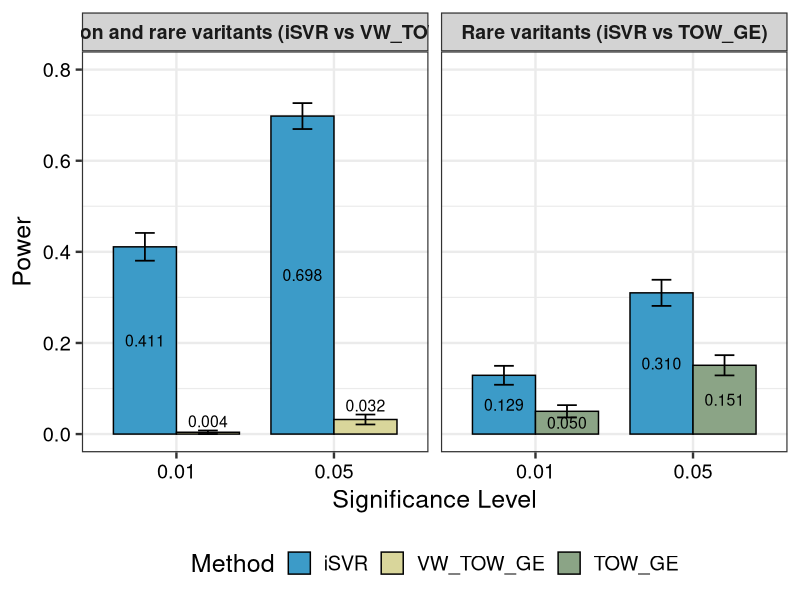
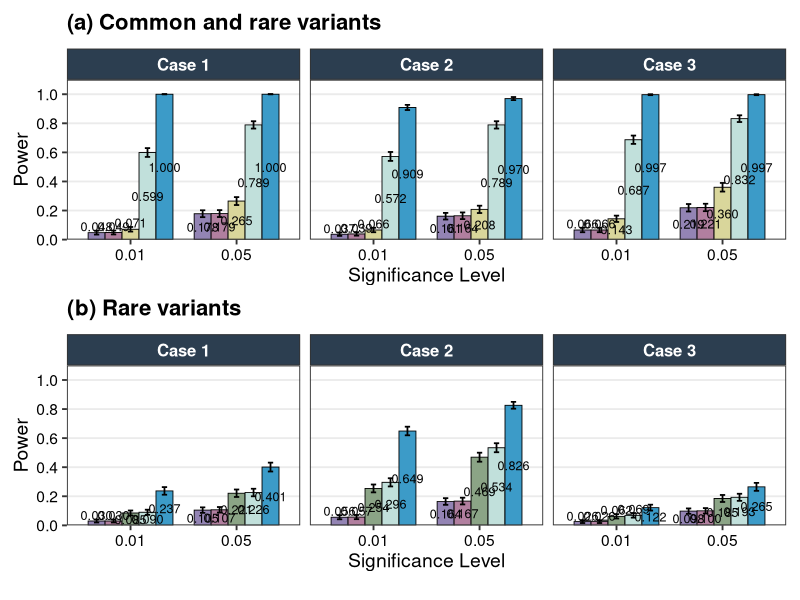
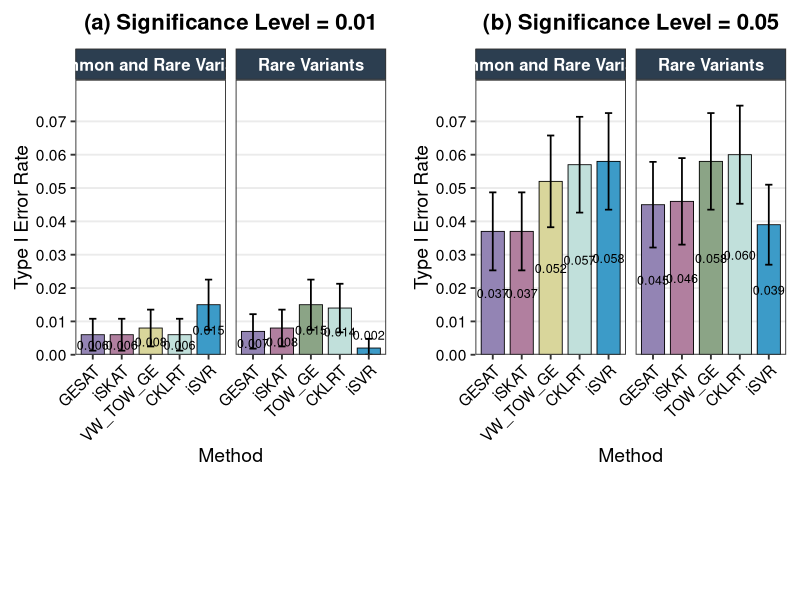
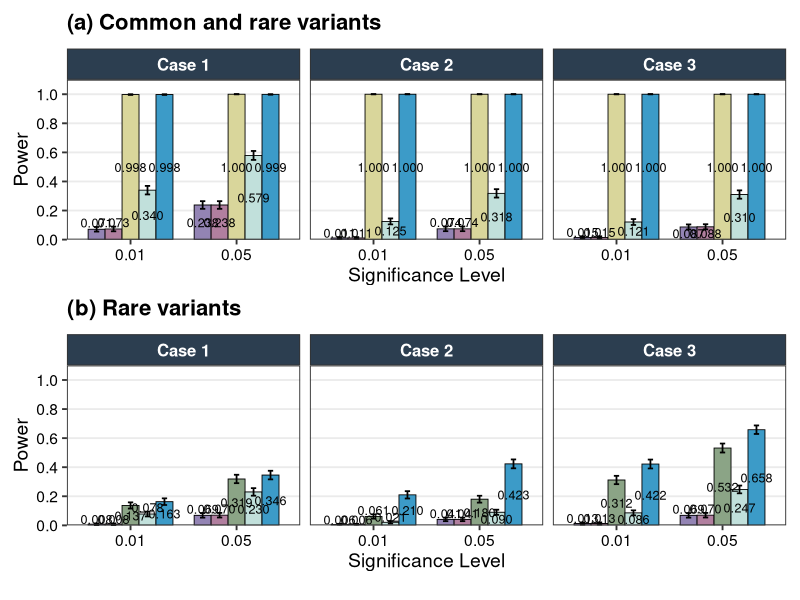
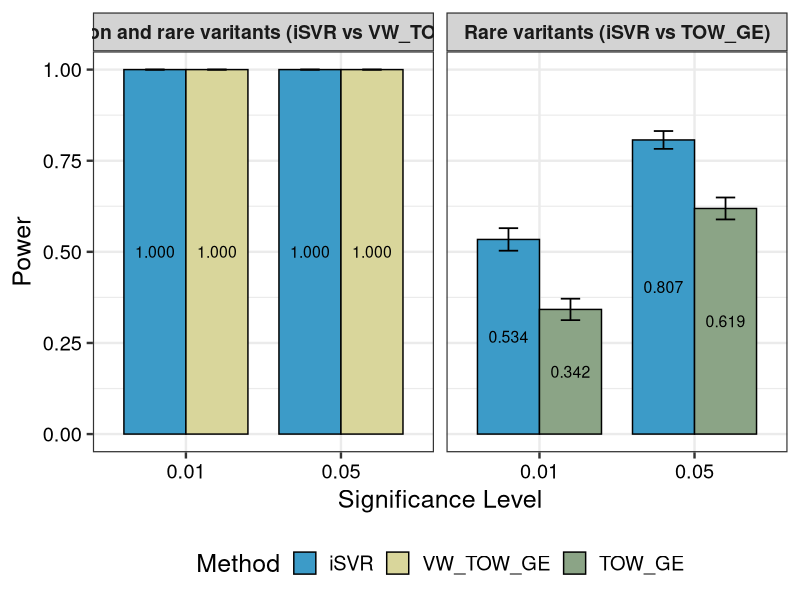
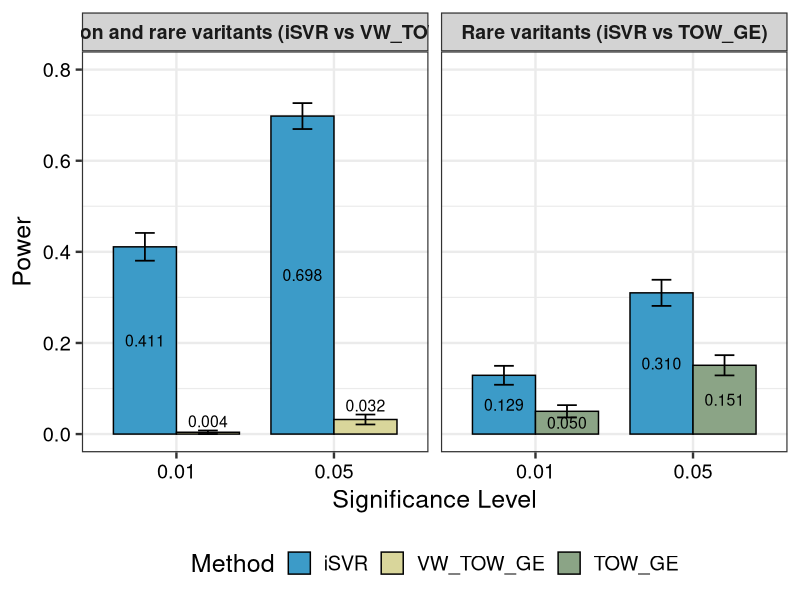
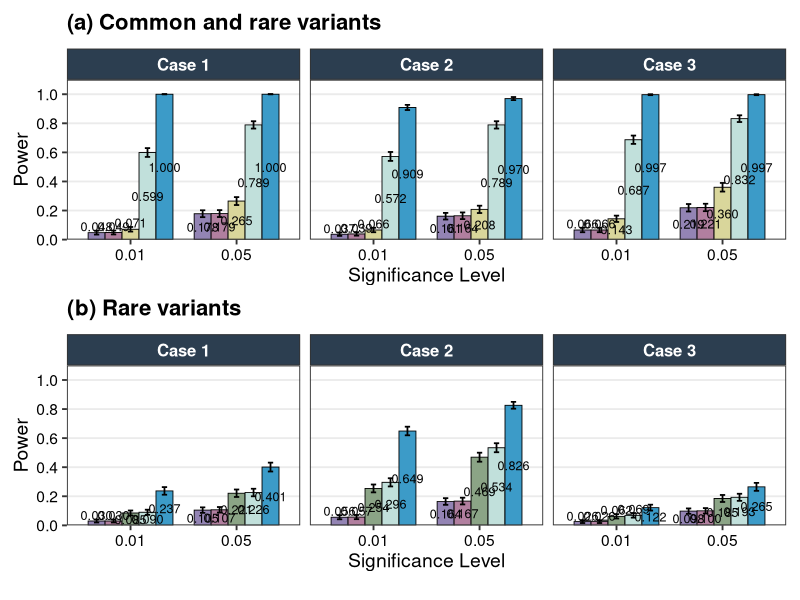
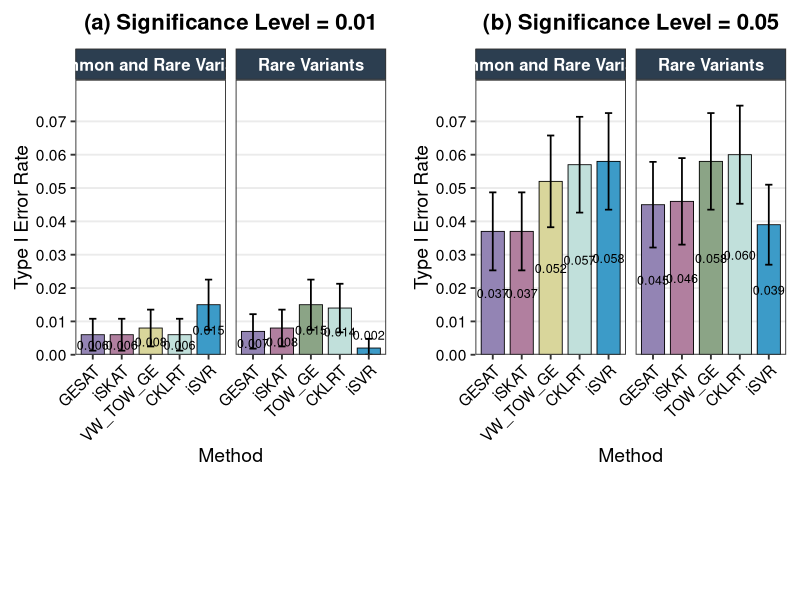

R code for these plots, in order:
#######N<<M########

## nonlinear common and rare
data41 <- data.frame(  
  Method = factor(rep(c("iSVR", "VW_TOW_GE"), 2)), 
  level  = factor(c(rep(0.01, 2), rep(0.05, 2))),
  value  = c(
    0.411, 0.004,   # alpha = 0.01: iSVR power, VW_TOW_GE power
    0.698, 0.032    # alpha = 0.05: iSVR power, VW_TOW_GE power
  )
)


## nonlinear rare
data42 <- data.frame(
  Method = factor(rep(c("iSVR", "TOW_GE"), 2)),
  level  = factor(c(rep(0.01, 2), rep(0.05, 2))),
  value  = c(
    0.129, 0.050,   # alpha = 0.01: iSVR power, TOW_GE power
    0.310, 0.151    # alpha = 0.05: iSVR power, TOW_GE power
  )
)


library(ggplot2)
library(dplyr)


data41$Comparison <- "Common and rare varitants (iSVR vs VW_TOW_GE)"
data42$Comparison <- "Rare varitants (iSVR vs TOW_GE)"

# Combine data frames
combined_data <- bind_rows(data41, data42)
B <- 1000

combined_data <- combined_data %>%
  mutate(
    MCSE  = sqrt(value * (1 - value) / B),
    lower = pmax(0, value - 1.96 * MCSE),
    upper = pmin(1, value + 1.96 * MCSE),
    label_y = ifelse(value <= 0.04, upper + 0.02, value / 2)
    )

all_methods <- unique(c(data41$Method, data42$Method))


color_palette <- c(
  "iSVR" = "#3C9BC8",
  "VW_TOW_GE" = "#D9D69B",
  "TOW_GE" = "#8BA486"  # TOW_GE: a different color
)


color_palette <- color_palette[names(color_palette) %in% all_methods]

# Combined Diagram
p_combined <- ggplot(combined_data, aes(x = level, y = value, fill = Method)) +
  geom_bar(stat = "identity",
           position = position_dodge(width = 0.8),
           width = 0.8,
           color = "black") +
  geom_errorbar(
    aes(ymin = lower, ymax = upper),
    position = position_dodge(width = 0.8),
    width = 0.25,
    linewidth = 0.6) +
  geom_text(
    aes(y = label_y, label = sprintf("%.3f", value)),
    size = 4,
    position = position_dodge(width = 0.8),
    vjust = 0.5) +
  labs(
    x = "Significance Level",
    y = "Power"
  ) +
  scale_y_continuous(limits = c(0, 0.8)) +
  scale_fill_manual(values = color_palette) +
  facet_wrap(~ Comparison, nrow = 1) +  
  theme_bw(base_size = 18) +
  theme(
    axis.text = element_text(colour = "black"),
    strip.background = element_rect(fill = "lightgray"),  # 
    strip.text = element_text(size = 14, face = "bold"),   # 
    legend.position = "bottom"
  )

# Graphic
print(p_combined)

# save PDF
ggsave("NM_nonlinear_plot.pdf", p_combined,  dpi = 350, width = 12, height = 6, units = "in")







## POWER_fig
#####nonlinear common and rare
data1 = data.frame(
  Method = factor(rep(c("GESAT","iSKAT","VW_TOW_GE","CKLRT","iSVR"), 2)),
  level  = factor(c(rep(0.01, 5), rep(0.05, 5))),
  value  = c(
    0.048, 0.049, 0.071, 0.599, 1.000,
    0.178, 0.179, 0.265, 0.789, 1.000
  )
)

data2 = data.frame(
  Method = factor(rep(c("GESAT","iSKAT","VW_TOW_GE","CKLRT","iSVR"), 2)),
  level  = factor(c(rep(0.01, 5), rep(0.05, 5))),
  value  = c(
    0.037, 0.039, 0.066, 0.572, 0.909,
    0.161, 0.164, 0.208, 0.789, 0.970
  )
)

data3 = data.frame(
  Method = factor(rep(c("GESAT","iSKAT","VW_TOW_GE","CKLRT","iSVR"), 2)),
  level  = factor(c(rep(0.01, 5), rep(0.05, 5))),
  value  = c(
    0.066, 0.066, 0.143, 0.687, 0.997,
    0.219, 0.221, 0.360, 0.832, 0.997
  )
)


#########nonlinear rare
case1 = data.frame(
  Method = factor(rep(c("GESAT","iSKAT","TOW_GE","CKLRT","iSVR"), 2)),
  level  = factor(c(rep(0.01, 5), rep(0.05, 5))),
  value  = c(
    0.030, 0.030, 0.085, 0.090, 0.237,
    0.105, 0.107, 0.221, 0.226, 0.401
  )
)

case2 = data.frame(
  Method = factor(rep(c("GESAT","iSKAT","TOW_GE","CKLRT","iSVR"), 2)),
  level  = factor(c(rep(0.01, 5), rep(0.05, 5))),
  value  = c(
    0.056, 0.057, 0.254, 0.296, 0.649,
    0.164, 0.167, 0.469, 0.534, 0.826
  )
)

case3 = data.frame(
  Method = factor(rep(c("GESAT","iSKAT","TOW_GE","CKLRT","iSVR"), 2)),
  level  = factor(c(rep(0.01, 5), rep(0.05, 5))),
  value  = c(
    0.026, 0.026, 0.062, 0.069, 0.122,
    0.098, 0.100, 0.185, 0.193, 0.265
  )
)

############Graphic####
library(ggplot2)
library(dplyr)
library(cowplot)

# p_combined (Common and Rare Variants)-top

data1$Dataset <- "Case 1"
data2$Dataset <- "Case 2"
data3$Dataset <- "Case 3"

combined_data <- bind_rows(data1, data2, data3)
## Monte Carlo uncertainty for power
## MCSE = sqrt(p_hat * (1 - p_hat) / 1000)
## 95% CI = p_hat +/- 1.96 * MCSE

B <- 1000

combined_data <- combined_data %>%
  mutate(
    MCSE = sqrt(value * (1 - value) / B),
    lower = pmax(0, value - 1.96 * MCSE),
    upper = pmin(1, value + 1.96 * MCSE),
    label_y = ifelse(value <= 0.08, upper + 0.03, value / 2)
  )

method_order <- c("GESAT", "iSKAT", "VW_TOW_GE", "CKLRT", "iSVR")
combined_data$Method <- factor(combined_data$Method, levels = method_order)

color_palette <- c(
  "GESAT" = "#9384B4",
  "iSKAT" = "#B17F9F",
  "TOW_GE" = "#8BA486",
  "VW_TOW_GE" = "#D9D69B",
  "CKLRT" = "#C1E0DB",
  "iSVR" = "#3C9BC8"
)

# Common and Rare Variants-top
p1 <- ggplot(combined_data, aes(x = level, y = value, fill = Method)) +
  geom_bar(stat = "identity",
           position = position_dodge(width = 0.8),
           width = 0.8,
           color = "black",
           linewidth = 0.3) +
  geom_errorbar(
    aes(ymin = lower, ymax = upper),
    position = position_dodge(width = 0.8),
    width = 0.25,
    linewidth = 0.6
  ) +
  geom_text(
    aes(y = label_y, label = sprintf("%.3f", value)),
    size = 3.2,
    position = position_dodge(width = 0.8),
    vjust = 0.5
  ) +
  labs(
    x = "Significance Level",  
    y = "Power",
    title = "(a) Common and rare variants"
  ) +
  scale_y_continuous(
    limits = c(0, 1),
    breaks = seq(0, 1, by = 0.2),
    expand = expansion(mult = c(0, 0.1))
  ) +
  scale_fill_manual(values = color_palette) +
  facet_wrap(~ Dataset, nrow = 1) +
  theme_bw(base_size = 14) +
  theme(
    axis.text = element_text(colour = "black"),
    axis.text.x = element_text(angle = 0, hjust = 0.5),
    strip.background = element_rect(fill = "#2C3E50"),
    strip.text = element_text(size = 12, face = "bold", color = "white"),
    legend.position = "none",  
    plot.title = element_text(hjust = 0, face = "bold", size = 16, 
                              margin = margin(b = 10)),  
    panel.grid.major.x = element_blank(),
    panel.grid.minor.y = element_blank(),
    plot.margin = margin(t = 10, r = 10, b = 5, l = 10, unit = "pt")  #
  )

# p_combined1 (Rare Variants) - bottom

case1$Dataset <- "Case 1"
case2$Dataset <- "Case 2"
case3$Dataset <- "Case 3"

combined_data1 <- bind_rows(case1, case2, case3)
## Monte Carlo uncertainty for power
## MCSE = sqrt(p_hat * (1 - p_hat) / 1000)
## 95% CI = p_hat +/- 1.96 * MCSE

combined_data1 <- combined_data1 %>%
  mutate(
    MCSE = sqrt(value * (1 - value) / B),
    lower = pmax(0, value - 1.96 * MCSE),
    upper = pmin(1, value + 1.96 * MCSE),
    label_y = ifelse(value <= 0.08, upper + 0.03, value / 2)
  )
method_order1 <- c("GESAT", "iSKAT", "TOW_GE", "CKLRT", "iSVR")
combined_data1$Method <- factor(combined_data1$Method, levels = method_order1)

# (Rare Variants) - bottom
p2 <- ggplot(combined_data1, aes(x = level, y = value, fill = Method)) +
  geom_bar(stat = "identity",
           position = position_dodge(width = 0.8),
           width = 0.8,
           color = "black",
           linewidth = 0.3) +
  geom_errorbar(
    aes(ymin = lower, ymax = upper),
    position = position_dodge(width = 0.8),
    width = 0.25,
    linewidth = 0.6
  ) +
  geom_text(
    aes(y = label_y, label = sprintf("%.3f", value)),
    size = 3.2,
    position = position_dodge(width = 0.8),
    vjust = 0.5
  ) +
  labs(
    x = "Significance Level",
    y = "Power",
    title = "(b) Rare variants"
  ) +
  scale_y_continuous(
    limits = c(0, 1),
    breaks = seq(0, 1, by = 0.2),
    expand = expansion(mult = c(0, 0.1))
  ) +
  scale_fill_manual(values = color_palette) +
  facet_wrap(~ Dataset, nrow = 1) +
  theme_bw(base_size = 14) +
  theme(
    axis.text = element_text(colour = "black"),
    axis.text.x = element_text(angle = 0, hjust = 0.5),
    strip.background = element_rect(fill = "#2C3E50"),
    strip.text = element_text(size = 12, face = "bold", color = "white"),
    legend.position = "none",  
    plot.title = element_text(hjust = 0, face = "bold", size = 16, 
                              margin = margin(b = 10)),  
    panel.grid.major.x = element_blank(),
    panel.grid.minor.y = element_blank(),
    plot.margin = margin(t = 5, r = 10, b = 10, l = 10, unit = "pt")  
  )

##Legend
legend_data <- data.frame(
  Method = factor(c("GESAT", "iSKAT", "TOW_GE", "VW_TOW_GE", "CKLRT", "iSVR"), 
                  levels = c("GESAT", "iSKAT", "TOW_GE", "VW_TOW_GE", "CKLRT", "iSVR")),
  x = 1:6,
  y = 1:6
)

####Compact Legend
get_compact_legend <- function() {
  
  legend_plot_compact <- ggplot(legend_data, aes(x = x, y = y, fill = Method)) +
    geom_bar(stat = "identity", width = 0.5) +
    scale_fill_manual(values = color_palette) +
    guides(fill = guide_legend(
      nrow = 1,  
      byrow = TRUE,
      title.position = "top",
      label.position = "right",
      keywidth = unit(0.5, "cm"),  
      keyheight = unit(0.4, "cm"),  
      default.unit = "cm"
    )) +
    theme_void() +
    theme(
      legend.position = "bottom",
      legend.direction = "horizontal",
      legend.title = element_blank(),
      legend.text = element_text(size = 10),  
      legend.spacing.x = unit(0.1, "cm"),  
      legend.margin = margin(0, 0, 0, 0),
      legend.box.margin = margin(-5, 0, 0, 0)  
    )
  
  return(get_legend(legend_plot_compact))
}

# Compact Legend Graphics
legend_compact <- get_compact_legend()

# Compact Legend Combination Graphics
final_plot_compact <- plot_grid(
  p1, p2, legend_compact,
  ncol = 1,
  rel_heights = c(2, 2, 0.1),  
  align = "v",
  axis = "lr"
)

#  Combination Graphics
print(final_plot_compact)


# save PDF
ggsave("combined_nonlinear_common_rare_variants.pdf", 
       final_plot_compact, dpi = 350,
       width = 16,
       height = 12,
       units = "in")









########type I error
####nonlinear#
##### common and rare

data11 = data.frame(
  Method = factor(rep(c("GESAT", "iSKAT", "VW_TOW_GE", "CKLRT", "iSVR"), 2)),
  level  = factor(c(rep(0.01, 5), rep(0.05, 5))),
  value  = c(
    0.006, 0.006, 0.008, 0.006, 0.015,
    0.037, 0.037, 0.052, 0.057, 0.058
  )
)


######### rare

case11 = data.frame(
  Method = factor(rep(c("GESAT", "iSKAT", "TOW_GE", "CKLRT", "iSVR"), 2)),
  level  = factor(c(rep(0.01, 5), rep(0.05, 5))),
  value  = c(
    0.007, 0.008, 0.015, 0.014, 0.002,
    0.045, 0.046, 0.058, 0.060, 0.039
  )
)
#########CASE 1##########
library(ggplot2)
library(dplyr)
library(cowplot)

case11$Dataset <- "Rare Variants"
data11$Dataset <- "Common and Rare Variants"


combined_data <- bind_rows(case11, data11)


method_order <- c("GESAT", "iSKAT", "TOW_GE", "VW_TOW_GE", "CKLRT", "iSVR")
combined_data$Method <- factor(combined_data$Method, levels = method_order)

## Monte Carlo uncertainty for type I error
## MCSE = sqrt(p_hat * (1 - p_hat) / 1000)
## 95% CI = p_hat +/- 1.96 * MCSE

B <- 1000

combined_data <- combined_data %>%
  mutate(
    MCSE  = sqrt(value * (1 - value) / B),
    lower = pmax(0, value - 1.96 * MCSE),
    upper = pmin(1, value + 1.96 * MCSE),
        label_y = ifelse(value <= 0.005, value + 0.004, value / 2)
  )

color_palette <- c(
  "GESAT" = "#9384B4",
  "iSKAT" = "#B17F9F",
  "TOW_GE" = "#8BA486",
  "VW_TOW_GE" = "#D9D69B",
  "CKLRT" = "#C1E0DB",
  "iSVR" = "#3C9BC8"
)


data_0_01 <- combined_data %>% filter(level == 0.01)
data_0_05 <- combined_data %>% filter(level == 0.05)

########### 0.01 ###########
p_0_01 <- ggplot(data_0_01, aes(x = Method, y = value, fill = Method)) +
  geom_bar(stat = "identity",
           position = position_dodge(width = 0.8),
           width = 0.8,
           color = "black",
           linewidth = 0.3) +
  
  #geom_hline(yintercept = 0.01, 
  #           linetype = "dashed", 
  #           color = "blue", 
  #           linewidth = 1.2,  
  #           alpha = 0.9) +
  
  geom_errorbar(
    aes(ymin = lower, ymax = upper),
    position = position_dodge(width = 0.8),
    width = 0.25,
    linewidth = 0.6
  ) +
  
  geom_text(
    aes(y = label_y, label = sprintf("%.3f", value)),
    size = 3.2,
    position = position_dodge(width = 0.8),
    vjust = 0.5
  ) +
  labs(
    x = "Method",
    y = "Type I Error Rate",
    title = "(a) Significance Level = 0.01"
  ) +
  scale_y_continuous(
    limits = c(0, 0.075),
    breaks = seq(0, 0.075, by = 0.01),
    expand = expansion(mult = c(0, 0.1))
  ) +
  scale_fill_manual(values = color_palette) +
  facet_wrap(~ Dataset, nrow = 1, scales = "free_x") +
  theme_bw(base_size = 14) +
  theme(
    axis.text = element_text(colour = "black"),
    axis.text.x = element_text(angle = 45, hjust = 1, vjust = 1),
    strip.background = element_rect(fill = "#2C3E50"),
    strip.text = element_text(size = 12, face = "bold", color = "white"),
    legend.position = "none",  
    plot.title = element_text(hjust = 0.5, face = "bold", size = 16, 
                              margin = margin(b = 10)),  
    panel.grid.major.x = element_blank(),
    panel.grid.minor.y = element_blank(),
    plot.margin = margin(t = 10, r = 10, b = 5, l = 10, unit = "pt")
  )

########### 0.05 ###########
p_0_05 <- ggplot(data_0_05, aes(x = Method, y = value, fill = Method)) +
  geom_bar(stat = "identity",
           position = position_dodge(width = 0.8),
           width = 0.8,
           color = "black",
           linewidth = 0.3) +
  #geom_hline(yintercept = 0.05, 
  #           linetype = "dashed", 
  #           color = "blue", 
  #           linewidth = 1.2,  
  #           alpha = 0.9) +
  
  geom_errorbar(
    aes(ymin = lower, ymax = upper),
    position = position_dodge(width = 0.8),
    width = 0.25,
    linewidth = 0.6
  ) +
  
  geom_text(
    aes(y = label_y, label = sprintf("%.3f", value)),
    size = 3.2,
    position = position_dodge(width = 0.8),
    vjust = 0.5
  ) +
  labs(
    x = "Method",
    y = "Type I Error Rate",
    title = "(b) Significance Level = 0.05"
  ) +
  scale_y_continuous(
    limits = c(0, 0.075),
    breaks = seq(0, 0.075, by = 0.01),
    expand = expansion(mult = c(0, 0.1))
  ) +
  scale_fill_manual(values = color_palette) +
  facet_wrap(~ Dataset, nrow = 1, scales = "free_x") +
  theme_bw(base_size = 14) +
  theme(
    axis.text = element_text(colour = "black"),
    axis.text.x = element_text(angle = 45, hjust = 1, vjust = 1),
    strip.background = element_rect(fill = "#2C3E50"),
    strip.text = element_text(size = 12, face = "bold", color = "white"),
    legend.position = "none",  
    plot.title = element_text(hjust = 0.5, face = "bold", size = 16, 
                              margin = margin(b = 10)),  
    panel.grid.major.x = element_blank(),
    panel.grid.minor.y = element_blank(),
    plot.margin = margin(t = 5, r = 10, b = 10, l = 10, unit = "pt")
  )

########### legend ###########
legend_data <- data.frame(
  Method = factor(c("GESAT", "iSKAT", "TOW_GE", "VW_TOW_GE", "CKLRT", "iSVR"), 
                  levels = c("GESAT", "iSKAT", "TOW_GE", "VW_TOW_GE", "CKLRT", "iSVR")),
  x = 1:6,
  y = 1:6
)


get_compact_legend <- function() {
  
  legend_plot_compact <- ggplot(legend_data, aes(x = x, y = y, fill = Method)) +
    geom_bar(stat = "identity", width = 0.5) +
    scale_fill_manual(values = color_palette) +
    guides(fill = guide_legend(
      nrow = 1,  
      byrow = TRUE,
      title.position = "top",
      label.position = "right",
      keywidth = unit(1, "cm"),  
      keyheight = unit(0.8, "cm"),  
      default.unit = "cm"
    )) +
    theme_void() +
    theme(
      legend.position = "bottom",
      legend.direction = "horizontal",
      legend.title = element_blank(),
      legend.text = element_text(size = 10),  
      legend.spacing.x = unit(0.1, "cm"),  
      legend.margin = margin(0, 0, 0, 0),
      legend.box.margin = margin(-5, 0, 0, 0)  
    )
  
  return(get_legend(legend_plot_compact))
}


legend_compact <- get_compact_legend()


final_plot_horizontal <- plot_grid(
  p_0_01, p_0_05,
  ncol = 2,
  align = "h",
  axis = "tb"
)


final_plot_horizontal_with_legend <- plot_grid(
  final_plot_horizontal, legend_compact,
  ncol = 1,
  rel_heights = c(4, 1),  
  align = "v",
  axis = "lr"
)


print(final_plot_horizontal_with_legend)

# save PDF
ggsave("combined_case1_nonlinear_significance.pdf", 
       final_plot_horizontal_with_legend, dpi=350,
       width = 16, 
       height = 8,
       units = "in")










## POWER_fig
#####linear common and rare
data111 = data.frame(
  Method = factor(rep(c("GESAT","iSKAT","VW_TOW_GE","CKLRT","iSVR"), 2)),
  level  = factor(c(rep(0.01, 5), rep(0.05, 5))),
  value  = c(
    0.071, 0.073, 0.998, 0.340, 0.998,
    0.238, 0.238, 1.000, 0.579, 0.999
  )
)

data211 = data.frame(
  Method = factor(rep(c("GESAT","iSKAT","VW_TOW_GE","CKLRT","iSVR"), 2)),
  level  = factor(c(rep(0.01, 5), rep(0.05, 5))),
  value  = c(
    0.011, 0.011, 1.000, 0.125, 1.000,
    0.074, 0.074, 1.000, 0.318, 1.000
  )
)

data311 = data.frame(
  Method = factor(rep(c("GESAT","iSKAT","VW_TOW_GE","CKLRT","iSVR"), 2)),
  level  = factor(c(rep(0.01, 5), rep(0.05, 5))),
  value  = c(
    0.015, 0.015, 1.000, 0.121, 1.000,
    0.087, 0.088, 1.000, 0.310, 1.000
  )
)


#########linear rare
case111 = data.frame(
  Method = factor(rep(c("GESAT","iSKAT","TOW_GE","CKLRT","iSVR"), 2)),
  level  = factor(c(rep(0.01, 5), rep(0.05, 5))),
  value  = c(
    0.008, 0.008, 0.137, 0.078, 0.163,
    0.069, 0.070, 0.319, 0.230, 0.346
  )
)

case211 = data.frame(
  Method = factor(rep(c("GESAT","iSKAT","TOW_GE","CKLRT","iSVR"), 2)),
  level  = factor(c(rep(0.01, 5), rep(0.05, 5))),
  value  = c(
    0.006, 0.006, 0.061, 0.021, 0.210,
    0.041, 0.041, 0.180, 0.090, 0.423
  )
)

case311 = data.frame(
  Method = factor(rep(c("GESAT","iSKAT","TOW_GE","CKLRT","iSVR"), 2)),
  level  = factor(c(rep(0.01, 5), rep(0.05, 5))),
  value  = c(
    0.013, 0.013, 0.312, 0.086, 0.422,
    0.069, 0.070, 0.532, 0.247, 0.658
  )
)

############Graphic####
library(ggplot2)
library(dplyr)
library(cowplot)

# p_combined (Common and Rare Variants)-top

data111$Dataset <- "Case 1"
data211$Dataset <- "Case 2"
data311$Dataset <- "Case 3"

combined_data <- bind_rows(data111, data211, data311)
## Monte Carlo uncertainty for power
## MCSE = sqrt(p_hat * (1 - p_hat) / 1000)
## 95% CI = p_hat +/- 1.96 * MCSE

B <- 1000

combined_data <- combined_data %>%
  mutate(
    MCSE = sqrt(value * (1 - value) / B),
    lower = pmax(0, value - 1.96 * MCSE),
    upper = pmin(1, value + 1.96 * MCSE),
    label_y = ifelse(value <= 0.08, upper + 0.03, value / 2)
  )

method_order <- c("GESAT", "iSKAT", "VW_TOW_GE", "CKLRT", "iSVR")
combined_data$Method <- factor(combined_data$Method, levels = method_order)

color_palette <- c(
  "GESAT" = "#9384B4",
  "iSKAT" = "#B17F9F",
  "TOW_GE" = "#8BA486",
  "VW_TOW_GE" = "#D9D69B",
  "CKLRT" = "#C1E0DB",
  "iSVR" = "#3C9BC8"
)

# Common and Rare Variants-top
p1 <- ggplot(combined_data, aes(x = level, y = value, fill = Method)) +
  geom_bar(stat = "identity",
           position = position_dodge(width = 0.8),
           width = 0.8,
           color = "black",
           linewidth = 0.3) +
  geom_errorbar(
    aes(ymin = lower, ymax = upper),
    position = position_dodge(width = 0.8),
    width = 0.25,
    linewidth = 0.6
  ) +
  geom_text(
    aes(y = label_y, label = sprintf("%.3f", value)),
    size = 3.2,
    position = position_dodge(width = 0.8),
    vjust = 0.5
  ) +
  labs(
    x = "Significance Level",  
    y = "Power",
    title = "(a) Common and rare variants"
  ) +
  scale_y_continuous(
    limits = c(0, 1),
    breaks = seq(0, 1, by = 0.2),
    expand = expansion(mult = c(0, 0.1))
  ) +
  scale_fill_manual(values = color_palette) +
  facet_wrap(~ Dataset, nrow = 1) +
  theme_bw(base_size = 14) +
  theme(
    axis.text = element_text(colour = "black"),
    axis.text.x = element_text(angle = 0, hjust = 0.5),
    strip.background = element_rect(fill = "#2C3E50"),
    strip.text = element_text(size = 12, face = "bold", color = "white"),
    legend.position = "none",  
    plot.title = element_text(hjust = 0, face = "bold", size = 16, 
                              margin = margin(b = 10)),  
    panel.grid.major.x = element_blank(),
    panel.grid.minor.y = element_blank(),
    plot.margin = margin(t = 10, r = 10, b = 5, l = 10, unit = "pt")  #
  )

# p_combined1 (Rare Variants) - bottom

case111$Dataset <- "Case 1"
case211$Dataset <- "Case 2"
case311$Dataset <- "Case 3"

combined_data1 <- bind_rows(case111, case211, case311)
## Monte Carlo uncertainty for power
## MCSE = sqrt(p_hat * (1 - p_hat) / 1000)
## 95% CI = p_hat +/- 1.96 * MCSE

combined_data1 <- combined_data1 %>%
  mutate(
    MCSE = sqrt(value * (1 - value) / B),
    lower = pmax(0, value - 1.96 * MCSE),
    upper = pmin(1, value + 1.96 * MCSE),
    label_y = ifelse(value <= 0.08, upper + 0.03, value / 2)
  )
method_order1 <- c("GESAT", "iSKAT", "TOW_GE", "CKLRT", "iSVR")
combined_data1$Method <- factor(combined_data1$Method, levels = method_order1)

# (Rare Variants) - bottom
p2 <- ggplot(combined_data1, aes(x = level, y = value, fill = Method)) +
  geom_bar(stat = "identity",
           position = position_dodge(width = 0.8),
           width = 0.8,
           color = "black",
           linewidth = 0.3) +
  geom_errorbar(
    aes(ymin = lower, ymax = upper),
    position = position_dodge(width = 0.8),
    width = 0.25,
    linewidth = 0.6
  ) +
  geom_text(
    aes(y = label_y, label = sprintf("%.3f", value)),
    size = 3.2,
    position = position_dodge(width = 0.8),
    vjust = 0.5
  ) +
  labs(
    x = "Significance Level",
    y = "Power",
    title = "(b) Rare variants"
  ) +
  scale_y_continuous(
    limits = c(0, 1),
    breaks = seq(0, 1, by = 0.2),
    expand = expansion(mult = c(0, 0.1))
  ) +
  scale_fill_manual(values = color_palette) +
  facet_wrap(~ Dataset, nrow = 1) +
  theme_bw(base_size = 14) +
  theme(
    axis.text = element_text(colour = "black"),
    axis.text.x = element_text(angle = 0, hjust = 0.5),
    strip.background = element_rect(fill = "#2C3E50"),
    strip.text = element_text(size = 12, face = "bold", color = "white"),
    legend.position = "none",  
    plot.title = element_text(hjust = 0, face = "bold", size = 16, 
                              margin = margin(b = 10)),  
    panel.grid.major.x = element_blank(),
    panel.grid.minor.y = element_blank(),
    plot.margin = margin(t = 5, r = 10, b = 10, l = 10, unit = "pt")  
  )

##Legend
legend_data <- data.frame(
  Method = factor(c("GESAT", "iSKAT", "TOW_GE", "VW_TOW_GE", "CKLRT", "iSVR"), 
                  levels = c("GESAT", "iSKAT", "TOW_GE", "VW_TOW_GE", "CKLRT", "iSVR")),
  x = 1:6,
  y = 1:6
)

####Compact Legend
get_compact_legend <- function() {
  
  legend_plot_compact <- ggplot(legend_data, aes(x = x, y = y, fill = Method)) +
    geom_bar(stat = "identity", width = 0.5) +
    scale_fill_manual(values = color_palette) +
    guides(fill = guide_legend(
      nrow = 1,  
      byrow = TRUE,
      title.position = "top",
      label.position = "right",
      keywidth = unit(0.5, "cm"),  
      keyheight = unit(0.4, "cm"),  
      default.unit = "cm"
    )) +
    theme_void() +
    theme(
      legend.position = "bottom",
      legend.direction = "horizontal",
      legend.title = element_blank(),
      legend.text = element_text(size = 10),  
      legend.spacing.x = unit(0.1, "cm"),  
      legend.margin = margin(0, 0, 0, 0),
      legend.box.margin = margin(-5, 0, 0, 0)  
    )
  
  return(get_legend(legend_plot_compact))
}

# Compact Legend Graphics
legend_compact <- get_compact_legend()

# Compact Legend Combination Graphics
final_plot_compact1 <- plot_grid(
  p1, p2, legend_compact,
  ncol = 1,
  rel_heights = c(2, 2, 0.1),  
  align = "v",
  axis = "lr"
)

#  Combination Graphics
print(final_plot_compact1)


# save PDF
ggsave("combined_linear_common_rare_variants.pdf", 
       final_plot_compact1, dpi = 350,
       width = 16,
       height = 12,
       units = "in")





##N<<M  linear common and rare
data43 <- data.frame(  
  Method = factor(rep(c("iSVR", "VW_TOW_GE"), 2)), 
  level  = factor(c(rep(0.01, 2), rep(0.05, 2))),
  value  = c(
    1.000, 1.000,   # alpha = 0.01: iSVR power, VW_TOW_GE power
    1.000, 1.000    # alpha = 0.05: iSVR power, VW_TOW_GE power
  )
)


## linear rare
data44 <- data.frame(
  Method = factor(rep(c("iSVR", "TOW_GE"), 2)),
  level  = factor(c(rep(0.01, 2), rep(0.05, 2))),
  value  = c(
    0.534, 0.342,   # alpha = 0.01: iSVR power, TOW_GE power
    0.807, 0.619    # alpha = 0.05: iSVR power, TOW_GE power
  )
)

library(ggplot2)
library(dplyr)


data43$Comparison <- "Common and rare varitants (iSVR vs VW_TOW_GE)"
data44$Comparison <- "Rare varitants (iSVR vs TOW_GE)"

# Combine data frames
combined_data1 <- bind_rows(data43, data44)

B <- 1000

combined_data1 <- combined_data1 %>%
  mutate(
    MCSE  = sqrt(value * (1 - value) / B),
    lower = pmax(0, value - 1.96 * MCSE),
    upper = pmin(1, value + 1.96 * MCSE),
    
  
    label_y = ifelse(value >= 0.12, value / 2, value * 0.65)
  )
all_methods <- unique(c(data43$Method, data44$Method))


color_palette <- c(
  "iSVR" = "#3C9BC8",
  "VW_TOW_GE" = "#D9D69B",
  "TOW_GE" = "#8BA486"  # TOW_GE: a different color
)


color_palette <- color_palette[names(color_palette) %in% all_methods]

# Combined Diagram
p_combined1 <- ggplot(combined_data1, aes(x = level, y = value, fill = Method)) +
  geom_bar(stat = "identity",
           position = position_dodge(width = 0.8),
           width = 0.8,
           color = "black") +
  geom_errorbar(
    aes(ymin = lower, ymax = upper),
    position = position_dodge(width = 0.8),
    width = 0.25,
    linewidth = 0.6
  ) +
  geom_text(
    aes(y = label_y, label = sprintf("%.3f", value)),
    size = 4,
    position = position_dodge(width = 0.8),
    vjust = 0.5
  ) +
  labs(
    x = "Significance Level",
    y = "Power"
  ) +
  scale_y_continuous(limits = c(0, 1)) +
  scale_fill_manual(values = color_palette) +
  facet_wrap(~ Comparison, nrow = 1) +  
  theme_bw(base_size = 18) +
  theme(
    axis.text = element_text(colour = "black"),
    strip.background = element_rect(fill = "lightgray"),  # 
    strip.text = element_text(size = 14, face = "bold"),   # 
    legend.position = "bottom"
  )

# Graphic
print(p_combined1)

# save PDF
ggsave("NM_linear_plot.pdf", p_combined1,  dpi = 350, width = 12, height = 6, units = "in")
